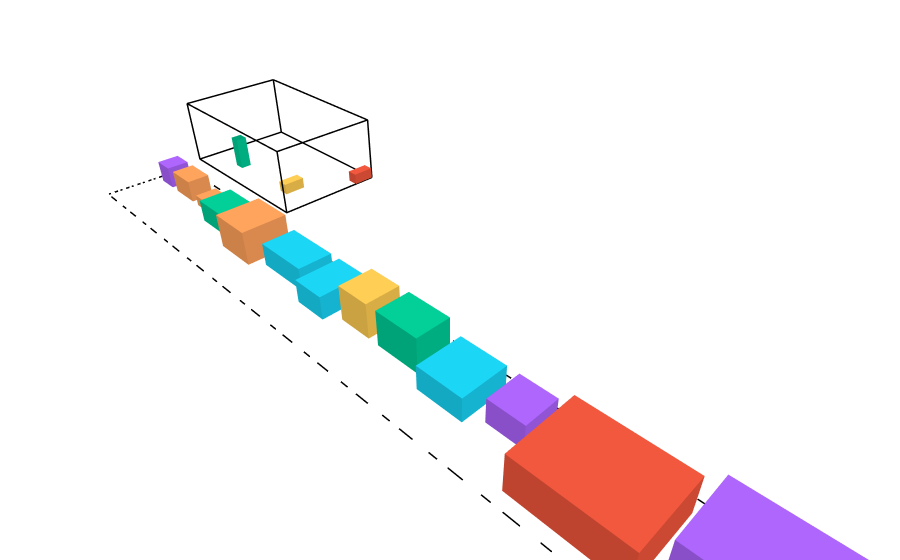

The cell this chart's notebook holds for it:
### Markdown cell above
## **Pengujian 2**

Dalam pengujian kedua, akan digunakan dataset berikut dengan $1$ truk dan $19$ paket.

### Code cell
trucks_2 = [
   Truck("T1", 10, 16, 6, 250)
]

packages_2 = [
   Package("A1", 2, 2, 2, 90, 8, False, 1),
   Package("A2", 2, 3, 2, 85, 10, False, 2),
   Package("A3", 1, 3, 1, 70, 5, True, 1),
   Package("A4", 2, 2, 1, 65, 6, False, 3),
   
   Package("B1", 3, 4, 2, 100, 18, False, 4),
   Package("B2", 4, 4, 3, 110, 22, False, 2),
   Package("B3", 3, 5, 2, 95, 20, True, 3),
   Package("B4", 4, 3, 2, 85, 16, False, 5),
   Package("B5", 3, 3, 3, 90, 19, False, 1),
   
   Package("H1", 3, 4, 3, 160, 45, False, 2),
   Package("H2", 4, 4, 2, 140, 38, False, 6),
   Package("H3", 3, 3, 2, 120, 32, True, 1),
   
   Package("T1", 6, 8, 3, 35, 42, False, 7),
   Package("T2", 5, 7, 4, 30, 38, False, 6),
   
   Package("S1", 1, 1, 1, 25, 2, False, 1),
   Package("S2", 1, 2, 1, 30, 3, False, 2),
   Package("S3", 2, 1, 1, 28, 3, True, 4),
   Package("S4", 1, 1, 2, 20, 2, False, 3),
   Package("S5", 2, 2, 1, 35, 4, False, 5)
]

initial_state_2 = State(packages_2, trucks_2, init="random_feasible")
draw_state(initial_state_2)

### Figure 1 — Plotly figure (JSON) as saved in the notebook; plotly's stock layout.template omitted (floating-point values rounded to 4 significant figures)
{"data": [{"hovertemplate": "%{hovertext}<extra></extra>", "hovertext": ["<b>ID:</b> T1<br><b>Size:</b> 10x16x6<br><b>Max_Capacity:</b> 250<br>", "<b>ID:</b> T1<br><b>Size:</b> 10x16x6<br><b>Max_Capacity:</b> 250<br>", "<b>ID:</b> T1<br><b>Size:</b> 10x16x6<br><b>Max_Capacity:</b> 250<br>", "<b>ID:</b> T1<br><b>Size:</b> 10x16x6<br><b>Max_Capacity:</b> 250<br>", "<b>ID:</b> T1<br><b>Size:</b> 10x16x6<br><b>Max_Capacity:</b> 250<br>", "<b>ID:</b> T1<br><b>Size:</b> 10x16x6<br><b>Max_Capacity:</b> 250<br>", "<b>ID:</b> T1<br><b>Size:</b> 10x16x6<br><b>Max_Capacity:</b> 250<br>", "<b>ID:</b> T1<br><b>Size:</b> 10x16x6<br><b>Max_Capacity:</b> 250<br>", "<b>ID:</b> T1<br><b>Size:</b> 10x16x6<br><b>Max_Capacity:</b> 250<br>", "<b>ID:</b> T1<br><b>Size:</b> 10x16x6<br><b>Max_Capacity:</b> 250<br>", "<b>ID:</b> T1<br><b>Size:</b> 10x16x6<br><b>Max_Capacity:</b> 250<br>", "<b>ID:</b> T1<br><b>Size:</b> 10x16x6<br><b>Max_Capacity:</b> 250<br>", "<b>ID:</b> T1<br><b>Size:</b> 10x16x6<br><b>Max_Capacity:</b> 250<br>", "<b>ID:</b> T1<br><b>Size:</b> 10x16x6<br><b>Max_Capacity:</b> 250<br>", "<b>ID:</b> T1<br><b>Size:</b> 10x16x6<br><b>Max_Capacity:</b> 250<br>", "<b>ID:</b> T1<br><b>Size:</b> 10x16x6<br><b>Max_Capacity:</b> 250<br>", "<b>ID:</b> T1<br><b>Size:</b> 10x16x6<br><b>Max_Capacity:</b> 250<br>", "<b>ID:</b> T1<br><b>Size:</b> 10x16x6<br><b>Max_Capacity:</b> 250<br>", "<b>ID:</b> T1<br><b>Size:</b> 10x16x6<br><b>Max_Capacity:</b> 250<br>", "<b>ID:</b> T1<br><b>Size:</b> 10x16x6<br><b>Max_Capacity:</b> 250<br>", "<b>ID:</b> T1<br><b>Size:</b> 10x16x6<br><b>Max_Capacity:</b> 250<br>", "<b>ID:</b> T1<br><b>Size:</b> 10x16x6<br><b>Max_Capacity:</b> 250<br>", "<b>ID:</b> T1<br><b>Size:</b> 10x16x6<br><b>Max_Capacity:</b> 250<br>", "<b>ID:</b> T1<br><b>Size:</b> 10x16x6<br><b>Max_Capacity:</b> 250<br>"], "line": {"color": "black", "width": 3}, "mode": "lines", "name": "Truck T1", "showlegend": false, "type": "scatter3d", "x": [0, 10, 10, 0, 0, null, 0, 10, 10, 0, 0, null, 0, 0, null, 10, 10, null, 10, 10, null, 0, 0, null], "y": [0, 0, 16, 16, 0, null, 0, 0, 16, 16, 0, null, 0, 0, null, 0, 0, null, 16, 16, null, 16, 16, null], "z": [0, 0, 0, 0, 0, null, 6, 6, 6, 6, 6, null, 0, 6, null, 0, 6, null, 0, 6, null, 0, 6, null]}, {"alphahull": 0, "color": "#00CC96", "flatshading": true, "hovertemplate": "%{hovertext}<extra></extra>", "hovertext": ["<b>ID:</b> A3<br><b>Position:</b> (7, 4, 0)<br><b>Size:</b> 1x1x3<br><b>Value:</b> 70<br><b>Weight:</b> 5<br><b>Is_Fragile:</b> True<br><b>ETA:</b> 1", "<b>ID:</b> A3<br><b>Position:</b> (7, 4, 0)<br><b>Size:</b> 1x1x3<br><b>Value:</b> 70<br><b>Weight:</b> 5<br><b>Is_Fragile:</b> True<br><b>ETA:</b> 1", "<b>ID:</b> A3<br><b>Position:</b> (7, 4, 0)<br><b>Size:</b> 1x1x3<br><b>Value:</b> 70<br><b>Weight:</b> 5<br><b>Is_Fragile:</b> True<br><b>ETA:</b> 1", "<b>ID:</b> A3<br><b>Position:</b> (7, 4, 0)<br><b>Size:</b> 1x1x3<br><b>Value:</b> 70<br><b>Weight:</b> 5<br><b>Is_Fragile:</b> True<br><b>ETA:</b> 1", "<b>ID:</b> A3<br><b>Position:</b> (7, 4, 0)<br><b>Size:</b> 1x1x3<br><b>Value:</b> 70<br><b>Weight:</b> 5<br><b>Is_Fragile:</b> True<br><b>ETA:</b> 1", "<b>ID:</b> A3<br><b>Position:</b> (7, 4, 0)<br><b>Size:</b> 1x1x3<br><b>Value:</b> 70<br><b>Weight:</b> 5<br><b>Is_Fragile:</b> True<br><b>ETA:</b> 1", "<b>ID:</b> A3<br><b>Position:</b> (7, 4, 0)<br><b>Size:</b> 1x1x3<br><b>Value:</b> 70<br><b>Weight:</b> 5<br><b>Is_Fragile:</b> True<br><b>ETA:</b> 1", "<b>ID:</b> A3<br><b>Position:</b> (7, 4, 0)<br><b>Size:</b> 1x1x3<br><b>Value:</b> 70<br><b>Weight:</b> 5<br><b>Is_Fragile:</b> True<br><b>ETA:</b> 1"], "name": "Package A3", "opacity": 1, "showlegend": false, "type": "mesh3d", "x": [7, 8, 8, 7, 7, 8, 8, 7], "y": [4, 4, 5, 5, 4, 4, 5, 5], "z": [0, 0, 0, 0, 3, 3, 3, 3]}, {"alphahull": 0, "color": "#FECB52", "flatshading": true, "hovertemplate": "%{hovertext}<extra></extra>", "hovertext": ["<b>ID:</b> S2<br><b>Position:</b> (6, 12, 0)<br><b>Size:</b> 2x1x1<br><b>Value:</b> 30<br><b>Weight:</b> 3<br><b>Is_Fragile:</b> False<br><b>ETA:</b> 2", "<b>ID:</b> S2<br><b>Position:</b> (6, 12, 0)<br><b>Size:</b> 2x1x1<br><b>Value:</b> 30<br><b>Weight:</b> 3<br><b>Is_Fragile:</b> False<br><b>ETA:</b> 2", "<b>ID:</b> S2<br><b>Position:</b> (6, 12, 0)<br><b>Size:</b> 2x1x1<br><b>Value:</b> 30<br><b>Weight:</b> 3<br><b>Is_Fragile:</b> False<br><b>ETA:</b> 2", "<b>ID:</b> S2<br><b>Position:</b> (6, 12, 0)<br><b>Size:</b> 2x1x1<br><b>Value:</b> 30<br><b>Weight:</b> 3<br><b>Is_Fragile:</b> False<br><b>ETA:</b> 2", "<b>ID:</b> S2<br><b>Position:</b> (6, 12, 0)<br><b>Size:</b> 2x1x1<br><b>Value:</b> 30<br><b>Weight:</b> 3<br><b>Is_Fragile:</b> False<br><b>ETA:</b> 2", "<b>ID:</b> S2<br><b>Position:</b> (6, 12, 0)<br><b>Size:</b> 2x1x1<br><b>Value:</b> 30<br><b>Weight:</b> 3<br><b>Is_Fragile:</b> False<br><b>ETA:</b> 2", "<b>ID:</b> S2<br><b>Position:</b> (6, 12, 0)<br><b>Size:</b> 2x1x1<br><b>Value:</b> 30<br><b>Weight:</b> 3<br><b>Is_Fragile:</b> False<br><b>ETA:</b> 2", "<b>ID:</b> S2<br><b>Position:</b> (6, 12, 0)<br><b>Size:</b> 2x1x1<br><b>Value:</b> 30<br><b>Weight:</b> 3<br><b>Is_Fragile:</b> False<br><b>ETA:</b> 2"], "name": "Package S2", "opacity": 1, "showlegend": false, "type": "mesh3d", "x": [6, 8, 8, 6, 6, 8, 8, 6], "y": [12, 12, 13, 13, 12, 12, 13, 13], "z": [0, 0, 0, 0, 1, 1, 1, 1]}, {"alphahull": 0, "color": "#EF553B", "flatshading": true, "hovertemplate": "%{hovertext}<extra></extra>", "hovertext": ["<b>ID:</b> S4<br><b>Position:</b> (0, 15, 0)<br><b>Size:</b> 2x1x1<br><b>Value:</b> 20<br><b>Weight:</b> 2<br><b>Is_Fragile:</b> False<br><b>ETA:</b> 3", "<b>ID:</b> S4<br><b>Position:</b> (0, 15, 0)<br><b>Size:</b> 2x1x1<br><b>Value:</b> 20<br><b>Weight:</b> 2<br><b>Is_Fragile:</b> False<br><b>ETA:</b> 3", "<b>ID:</b> S4<br><b>Position:</b> (0, 15, 0)<br><b>Size:</b> 2x1x1<br><b>Value:</b> 20<br><b>Weight:</b> 2<br><b>Is_Fragile:</b> False<br><b>ETA:</b> 3", "<b>ID:</b> S4<br><b>Position:</b> (0, 15, 0)<br><b>Size:</b> 2x1x1<br><b>Value:</b> 20<br><b>Weight:</b> 2<br><b>Is_Fragile:</b> False<br><b>ETA:</b> 3", "<b>ID:</b> S4<br><b>Position:</b> (0, 15, 0)<br><b>Size:</b> 2x1x1<br><b>Value:</b> 20<br><b>Weight:</b> 2<br><b>Is_Fragile:</b> False<br><b>ETA:</b> 3", "<b>ID:</b> S4<br><b>Position:</b> (0, 15, 0)<br><b>Size:</b> 2x1x1<br><b>Value:</b> 20<br><b>Weight:</b> 2<br><b>Is_Fragile:</b> False<br><b>ETA:</b> 3", "<b>ID:</b> S4<br><b>Position:</b> (0, 15, 0)<br><b>Size:</b> 2x1x1<br><b>Value:</b> 20<br><b>Weight:</b> 2<br><b>Is_Fragile:</b> False<br><b>ETA:</b> 3", "<b>ID:</b> S4<br><b>Position:</b> (0, 15, 0)<br><b>Size:</b> 2x1x1<br><b>Value:</b> 20<br><b>Weight:</b> 2<br><b>Is_Fragile:</b> False<br><b>ETA:</b> 3"], "name": "Package S4", "opacity": 1, "showlegend": false, "type": "mesh3d", "x": [0, 2, 2, 0, 0, 2, 2, 0], "y": [15, 15, 16, 16, 15, 15, 16, 16], "z": [0, 0, 0, 0, 1, 1, 1, 1]}, {"alphahull": 0, "color": "#AB63FA", "flatshading": true, "hovertemplate": "%{hovertext}<extra></extra>", "hovertext": ["<b>ID:</b> A1<br><b>Position:</b> (1.0, 1, 0)<br><b>Size:</b> 2x2x2<br><b>Value:</b> 90<br><b>Weight:</b> 8<br><b>Is_Fragile:</b> False<br><b>ETA:</b> 1", "<b>ID:</b> A1<br><b>Position:</b> (1.0, 1, 0)<br><b>Size:</b> 2x2x2<br><b>Value:</b> 90<br><b>Weight:</b> 8<br><b>Is_Fragile:</b> False<br><b>ETA:</b> 1", "<b>ID:</b> A1<br><b>Position:</b> (1.0, 1, 0)<br><b>Size:</b> 2x2x2<br><b>Value:</b> 90<br><b>Weight:</b> 8<br><b>Is_Fragile:</b> False<br><b>ETA:</b> 1", "<b>ID:</b> A1<br><b>Position:</b> (1.0, 1, 0)<br><b>Size:</b> 2x2x2<br><b>Value:</b> 90<br><b>Weight:</b> 8<br><b>Is_Fragile:</b> False<br><b>ETA:</b> 1", "<b>ID:</b> A1<br><b>Position:</b> (1.0, 1, 0)<br><b>Size:</b> 2x2x2<br><b>Value:</b> 90<br><b>Weight:</b> 8<br><b>Is_Fragile:</b> False<br><b>ETA:</b> 1", "<b>ID:</b> A1<br><b>Position:</b> (1.0, 1, 0)<br><b>Size:</b> 2x2x2<br><b>Value:</b> 90<br><b>Weight:</b> 8<br><b>Is_Fragile:</b> False<br><b>ETA:</b> 1", "<b>ID:</b> A1<br><b>Position:</b> (1.0, 1, 0)<br><b>Size:</b> 2x2x2<br><b>Value:</b> 90<br><b>Weight:</b> 8<br><b>Is_Fragile:</b> False<br><b>ETA:</b> 1", "<b>ID:</b> A1<br><b>Position:</b> (1.0, 1, 0)<br><b>Size:</b> 2x2x2<br><b>Value:</b> 90<br><b>Weight:</b> 8<br><b>Is_Fragile:</b> False<br><b>ETA:</b> 1"], "name": "Package A1", "opacity": 1, "showlegend": false, "type": "mesh3d", "x": [13, 15, 15, 13, 13, 15, 15, 13], "y": [2, 2, 4, 4, 2, 2, 4, 4], "z": [0, 0, 0, 0, 2, 2, 2, 2]}, {"alphahull": 0, "color": "#FFA15A", "flatshading": true, "hovertemplate": "%{hovertext}<extra></extra>", "hovertext": ["<b>ID:</b> A2<br><b>Position:</b> (1.0, 4, 0)<br><b>Size:</b> 2x3x2<br><b>Value:</b> 85<br><b>Weight:</b> 10<br><b>Is_Fragile:</b> False<br><b>ETA:</b> 2", "<b>ID:</b> A2<br><b>Position:</b> (1.0, 4, 0)<br><b>Size:</b> 2x3x2<br><b>Value:</b> 85<br><b>Weight:</b> 10<br><b>Is_Fragile:</b> False<br><b>ETA:</b> 2", "<b>ID:</b> A2<br><b>Position:</b> (1.0, 4, 0)<br><b>Size:</b> 2x3x2<br><b>Value:</b> 85<br><b>Weight:</b> 10<br><b>Is_Fragile:</b> False<br><b>ETA:</b> 2", "<b>ID:</b> A2<br><b>Position:</b> (1.0, 4, 0)<br><b>Size:</b> 2x3x2<br><b>Value:</b> 85<br><b>Weight:</b> 10<br><b>Is_Fragile:</b> False<br><b>ETA:</b> 2", "<b>ID:</b> A2<br><b>Position:</b> (1.0, 4, 0)<br><b>Size:</b> 2x3x2<br><b>Value:</b> 85<br><b>Weight:</b> 10<br><b>Is_Fragile:</b> False<br><b>ETA:</b> 2", "<b>ID:</b> A2<br><b>Position:</b> (1.0, 4, 0)<br><b>Size:</b> 2x3x2<br><b>Value:</b> 85<br><b>Weight:</b> 10<br><b>Is_Fragile:</b> False<br><b>ETA:</b> 2", "<b>ID:</b> A2<br><b>Position:</b> (1.0, 4, 0)<br><b>Size:</b> 2x3x2<br><b>Value:</b> 85<br><b>Weight:</b> 10<br><b>Is_Fragile:</b> False<br><b>ETA:</b> 2", "<b>ID:</b> A2<br><b>Position:</b> (1.0, 4, 0)<br><b>Size:</b> 2x3x2<br><b>Value:</b> 85<br><b>Weight:</b> 10<br><b>Is_Fragile:</b> False<br><b>ETA:</b> 2"], "name": "Package A2", "opacity": 1, "showlegend": false, "type": "mesh3d", "x": [13, 15, 15, 13, 13, 15, 15, 13], "y": [5, 5, 8, 8, 5, 5, 8, 8], "z": [0, 0, 0, 0, 2, 2, 2, 2]}, {"alphahull": 0, "color": "#FFA15A", "flatshading": true, "hovertemplate": "%{hovertext}<extra></extra>", "hovertext": ["<b>ID:</b> A4<br><b>Position:</b> (1.0, 8, 0)<br><b>Size:</b> 2x2x1<br><b>Value:</b> 65<br><b>Weight:</b> 6<br><b>Is_Fragile:</b> False<br><b>ETA:</b> 3", "<b>ID:</b> A4<br><b>Position:</b> (1.0, 8, 0)<br><b>Size:</b> 2x2x1<br><b>Value:</b> 65<br><b>Weight:</b> 6<br><b>Is_Fragile:</b> False<br><b>ETA:</b> 3", "<b>ID:</b> A4<br><b>Position:</b> (1.0, 8, 0)<br><b>Size:</b> 2x2x1<br><b>Value:</b> 65<br><b>Weight:</b> 6<br><b>Is_Fragile:</b> False<br><b>ETA:</b> 3", "<b>ID:</b> A4<br><b>Position:</b> (1.0, 8, 0)<br><b>Size:</b> 2x2x1<br><b>Value:</b> 65<br><b>Weight:</b> 6<br><b>Is_Fragile:</b> False<br><b>ETA:</b> 3", "<b>ID:</b> A4<br><b>Position:</b> (1.0, 8, 0)<br><b>Size:</b> 2x2x1<br><b>Value:</b> 65<br><b>Weight:</b> 6<br><b>Is_Fragile:</b> False<br><b>ETA:</b> 3", "<b>ID:</b> A4<br><b>Position:</b> (1.0, 8, 0)<br><b>Size:</b> 2x2x1<br><b>Value:</b> 65<br><b>Weight:</b> 6<br><b>Is_Fragile:</b> False<br><b>ETA:</b> 3", "<b>ID:</b> A4<br><b>Position:</b> (1.0, 8, 0)<br><b>Size:</b> 2x2x1<br><b>Value:</b> 65<br><b>Weight:</b> 6<br><b>Is_Fragile:</b> False<br><b>ETA:</b> 3", "<b>ID:</b> A4<br><b>Position:</b> (1.0, 8, 0)<br><b>Size:</b> 2x2x1<br><b>Value:</b> 65<br><b>Weight:</b> 6<br><b>Is_Fragile:</b> False<br><b>ETA:</b> 3"], "name": "Package A4", "opacity": 1, "showlegend": false, "type": "mesh3d", "x": [13, 15, 15, 13, 13, 15, 15, 13], "y": [9, 9, 11, 11, 9, 9, 11, 11], "z": [0, 0, 0, 0, 1, 1, 1, 1]}, {"alphahull": 0, "color": "#00CC96", "flatshading": true, "hovertemplate": "%{hovertext}<extra></extra>", "hovertext": ["<b>ID:</b> B1<br><b>Position:</b> (1.0, 11, 0)<br><b>Size:</b> 3x4x2<br><b>Value:</b> 100<br><b>Weight:</b> 18<br><b>Is_Fragile:</b> False<br><b>ETA:</b> 4", "<b>ID:</b> B1<br><b>Position:</b> (1.0, 11, 0)<br><b>Size:</b> 3x4x2<br><b>Value:</b> 100<br><b>Weight:</b> 18<br><b>Is_Fragile:</b> False<br><b>ETA:</b> 4", "<b>ID:</b> B1<br><b>Position:</b> (1.0, 11, 0)<br><b>Size:</b> 3x4x2<br><b>Value:</b> 100<br><b>Weight:</b> 18<br><b>Is_Fragile:</b> False<br><b>ETA:</b> 4", "<b>ID:</b> B1<br><b>Position:</b> (1.0, 11, 0)<br><b>Size:</b> 3x4x2<br><b>Value:</b> 100<br><b>Weight:</b> 18<br><b>Is_Fragile:</b> False<br><b>ETA:</b> 4", "<b>ID:</b> B1<br><b>Position:</b> (1.0, 11, 0)<br><b>Size:</b> 3x4x2<br><b>Value:</b> 100<br><b>Weight:</b> 18<br><b>Is_Fragile:</b> False<br><b>ETA:</b> 4", "<b>ID:</b> B1<br><b>Position:</b> (1.0, 11, 0)<br><b>Size:</b> 3x4x2<br><b>Value:</b> 100<br><b>Weight:</b> 18<br><b>Is_Fragile:</b> False<br><b>ETA:</b> 4", "<b>ID:</b> B1<br><b>Position:</b> (1.0, 11, 0)<br><b>Size:</b> 3x4x2<br><b>Value:</b> 100<br><b>Weight:</b> 18<br><b>Is_Fragile:</b> False<br><b>ETA:</b> 4", "<b>ID:</b> B1<br><b>Position:</b> (1.0, 11, 0)<br><b>Size:</b> 3x4x2<br><b>Value:</b> 100<br><b>Weight:</b> 18<br><b>Is_Fragile:</b> False<br><b>ETA:</b> 4"], "name": "Package B1", "opacity": 1, "showlegend": false, "type": "mesh3d", "x": [13, 16, 16, 13, 13, 16, 16, 13], "y": [12, 12, 16, 16, 12, 12, 16, 16], "z": [0, 0, 0, 0, 2, 2, 2, 2]}, {"alphahull": 0, "color": "#FFA15A", "flatshading": true, "hovertemplate": "%{hovertext}<extra></extra>", "hovertext": ["<b>ID:</b> B2<br><b>Position:</b> (1.0, 16, 0)<br><b>Size:</b> 4x4x3<br><b>Value:</b> 110<br><b>Weight:</b> 22<br><b>Is_Fragile:</b> False<br><b>ETA:</b> 2", "<b>ID:</b> B2<br><b>Position:</b> (1.0, 16, 0)<br><b>Size:</b> 4x4x3<br><b>Value:</b> 110<br><b>Weight:</b> 22<br><b>Is_Fragile:</b> False<br><b>ETA:</b> 2", "<b>ID:</b> B2<br><b>Position:</b> (1.0, 16, 0)<br><b>Size:</b> 4x4x3<br><b>Value:</b> 110<br><b>Weight:</b> 22<br><b>Is_Fragile:</b> False<br><b>ETA:</b> 2", "<b>ID:</b> B2<br><b>Position:</b> (1.0, 16, 0)<br><b>Size:</b> 4x4x3<br><b>Value:</b> 110<br><b>Weight:</b> 22<br><b>Is_Fragile:</b> False<br><b>ETA:</b> 2", "<b>ID:</b> B2<br><b>Position:</b> (1.0, 16, 0)<br><b>Size:</b> 4x4x3<br><b>Value:</b> 110<br><b>Weight:</b> 22<br><b>Is_Fragile:</b> False<br><b>ETA:</b> 2", "<b>ID:</b> B2<br><b>Position:</b> (1.0, 16, 0)<br><b>Size:</b> 4x4x3<br><b>Value:</b> 110<br><b>Weight:</b> 22<br><b>Is_Fragile:</b> False<br><b>ETA:</b> 2", "<b>ID:</b> B2<br><b>Position:</b> (1.0, 16, 0)<br><b>Size:</b> 4x4x3<br><b>Value:</b> 110<br><b>Weight:</b> 22<br><b>Is_Fragile:</b> False<br><b>ETA:</b> 2", "<b>ID:</b> B2<br><b>Position:</b> (1.0, 16, 0)<br><b>Size:</b> 4x4x3<br><b>Value:</b> 110<br><b>Weight:</b> 22<br><b>Is_Fragile:</b> False<br><b>ETA:</b> 2"], "name": "Package B2", "opacity": 1, "showlegend": false, "type": "mesh3d", "x": [13, 17, 17, 13, 13, 17, 17, 13], "y": [17, 17, 21, 21, 17, 17, 21, 21], "z": [0, 0, 0, 0, 3, 3, 3, 3]}, {"alphahull": 0, "color": "#19D3F3", "flatshading": true, "hovertemplate": "%{hovertext}<extra></extra>", "hovertext": ["<b>ID:</b> B3<br><b>Position:</b> (1.0, 21, 0)<br><b>Size:</b> 3x5x2<br><b>Value:</b> 95<br><b>Weight:</b> 20<br><b>Is_Fragile:</b> True<br><b>ETA:</b> 3", "<b>ID:</b> B3<br><b>Position:</b> (1.0, 21, 0)<br><b>Size:</b> 3x5x2<br><b>Value:</b> 95<br><b>Weight:</b> 20<br><b>Is_Fragile:</b> True<br><b>ETA:</b> 3", "<b>ID:</b> B3<br><b>Position:</b> (1.0, 21, 0)<br><b>Size:</b> 3x5x2<br><b>Value:</b> 95<br><b>Weight:</b> 20<br><b>Is_Fragile:</b> True<br><b>ETA:</b> 3", "<b>ID:</b> B3<br><b>Position:</b> (1.0, 21, 0)<br><b>Size:</b> 3x5x2<br><b>Value:</b> 95<br><b>Weight:</b> 20<br><b>Is_Fragile:</b> True<br><b>ETA:</b> 3", "<b>ID:</b> B3<br><b>Position:</b> (1.0, 21, 0)<br><b>Size:</b> 3x5x2<br><b>Value:</b> 95<br><b>Weight:</b> 20<br><b>Is_Fragile:</b> True<br><b>ETA:</b> 3", "<b>ID:</b> B3<br><b>Position:</b> (1.0, 21, 0)<br><b>Size:</b> 3x5x2<br><b>Value:</b> 95<br><b>Weight:</b> 20<br><b>Is_Fragile:</b> True<br><b>ETA:</b> 3", "<b>ID:</b> B3<br><b>Position:</b> (1.0, 21, 0)<br><b>Size:</b> 3x5x2<br><b>Value:</b> 95<br><b>Weight:</b> 20<br><b>Is_Fragile:</b> True<br><b>ETA:</b> 3", "<b>ID:</b> B3<br><b>Position:</b> (1.0, 21, 0)<br><b>Size:</b> 3x5x2<br><b>Value:</b> 95<br><b>Weight:</b> 20<br><b>Is_Fragile:</b> True<br><b>ETA:</b> 3"], "name": "Package B3", "opacity": 1, "showlegend": false, "type": "mesh3d", "x": [13, 16, 16, 13, 13, 16, 16, 13], "y": [22, 22, 27, 27, 22, 22, 27, 27], "z": [0, 0, 0, 0, 2, 2, 2, 2]}, {"alphahull": 0, "color": "#19D3F3", "flatshading": true, "hovertemplate": "%{hovertext}<extra></extra>", "hovertext": ["<b>ID:</b> B4<br><b>Position:</b> (1.0, 27, 0)<br><b>Size:</b> 4x3x2<br><b>Value:</b> 85<br><b>Weight:</b> 16<br><b>Is_Fragile:</b> False<br><b>ETA:</b> 5", "<b>ID:</b> B4<br><b>Position:</b> (1.0, 27, 0)<br><b>Size:</b> 4x3x2<br><b>Value:</b> 85<br><b>Weight:</b> 16<br><b>Is_Fragile:</b> False<br><b>ETA:</b> 5", "<b>ID:</b> B4<br><b>Position:</b> (1.0, 27, 0)<br><b>Size:</b> 4x3x2<br><b>Value:</b> 85<br><b>Weight:</b> 16<br><b>Is_Fragile:</b> False<br><b>ETA:</b> 5", "<b>ID:</b> B4<br><b>Position:</b> (1.0, 27, 0)<br><b>Size:</b> 4x3x2<br><b>Value:</b> 85<br><b>Weight:</b> 16<br><b>Is_Fragile:</b> False<br><b>ETA:</b> 5", "<b>ID:</b> B4<br><b>Position:</b> (1.0, 27, 0)<br><b>Size:</b> 4x3x2<br><b>Value:</b> 85<br><b>Weight:</b> 16<br><b>Is_Fragile:</b> False<br><b>ETA:</b> 5", "<b>ID:</b> B4<br><b>Position:</b> (1.0, 27, 0)<br><b>Size:</b> 4x3x2<br><b>Value:</b> 85<br><b>Weight:</b> 16<br><b>Is_Fragile:</b> False<br><b>ETA:</b> 5", "<b>ID:</b> B4<br><b>Position:</b> (1.0, 27, 0)<br><b>Size:</b> 4x3x2<br><b>Value:</b> 85<br><b>Weight:</b> 16<br><b>Is_Fragile:</b> False<br><b>ETA:</b> 5", "<b>ID:</b> B4<br><b>Position:</b> (1.0, 27, 0)<br><b>Size:</b> 4x3x2<br><b>Value:</b> 85<br><b>Weight:</b> 16<br><b>Is_Fragile:</b> False<br><b>ETA:</b> 5"], "name": "Package B4", "opacity": 1, "showlegend": false, "type": "mesh3d", "x": [13, 17, 17, 13, 13, 17, 17, 13], "y": [28, 28, 31, 31, 28, 28, 31, 31], "z": [0, 0, 0, 0, 2, 2, 2, 2]}, {"alphahull": 0, "color": "#FECB52", "flatshading": true, "hovertemplate": "%{hovertext}<extra></extra>", "hovertext": ["<b>ID:</b> B5<br><b>Position:</b> (1.0, 31, 0)<br><b>Size:</b> 3x3x3<br><b>Value:</b> 90<br><b>Weight:</b> 19<br><b>Is_Fragile:</b> False<br><b>ETA:</b> 1", "<b>ID:</b> B5<br><b>Position:</b> (1.0, 31, 0)<br><b>Size:</b> 3x3x3<br><b>Value:</b> 90<br><b>Weight:</b> 19<br><b>Is_Fragile:</b> False<br><b>ETA:</b> 1", "<b>ID:</b> B5<br><b>Position:</b> (1.0, 31, 0)<br><b>Size:</b> 3x3x3<br><b>Value:</b> 90<br><b>Weight:</b> 19<br><b>Is_Fragile:</b> False<br><b>ETA:</b> 1", "<b>ID:</b> B5<br><b>Position:</b> (1.0, 31, 0)<br><b>Size:</b> 3x3x3<br><b>Value:</b> 90<br><b>Weight:</b> 19<br><b>Is_Fragile:</b> False<br><b>ETA:</b> 1", "<b>ID:</b> B5<br><b>Position:</b> (1.0, 31, 0)<br><b>Size:</b> 3x3x3<br><b>Value:</b> 90<br><b>Weight:</b> 19<br><b>Is_Fragile:</b> False<br><b>ETA:</b> 1", "<b>ID:</b> B5<br><b>Position:</b> (1.0, 31, 0)<br><b>Size:</b> 3x3x3<br><b>Value:</b> 90<br><b>Weight:</b> 19<br><b>Is_Fragile:</b> False<br><b>ETA:</b> 1", "<b>ID:</b> B5<br><b>Position:</b> (1.0, 31, 0)<br><b>Size:</b> 3x3x3<br><b>Value:</b> 90<br><b>Weight:</b> 19<br><b>Is_Fragile:</b> False<br><b>ETA:</b> 1", "<b>ID:</b> B5<br><b>Position:</b> (1.0, 31, 0)<br><b>Size:</b> 3x3x3<br><b>Value:</b> 90<br><b>Weight:</b> 19<br><b>Is_Fragile:</b> False<br><b>ETA:</b> 1"], "name": "Package B5", "opacity": 1, "showlegend": false, "type": "mesh3d", "x": [13, 16, 16, 13, 13, 16, 16, 13], "y": [32, 32, 35, 35, 32, 32, 35, 35], "z": [0, 0, 0, 0, 3, 3, 3, 3]}, {"alphahull": 0, "color": "#00CC96", "flatshading": true, "hovertemplate": "%{hovertext}<extra></extra>", "hovertext": ["<b>ID:</b> H1<br><b>Position:</b> (1.0, 35, 0)<br><b>Size:</b> 3x4x3<br><b>Value:</b> 160<br><b>Weight:</b> 45<br><b>Is_Fragile:</b> False<br><b>ETA:</b> 2", "<b>ID:</b> H1<br><b>Position:</b> (1.0, 35, 0)<br><b>Size:</b> 3x4x3<br><b>Value:</b> 160<br><b>Weight:</b> 45<br><b>Is_Fragile:</b> False<br><b>ETA:</b> 2", "<b>ID:</b> H1<br><b>Position:</b> (1.0, 35, 0)<br><b>Size:</b> 3x4x3<br><b>Value:</b> 160<br><b>Weight:</b> 45<br><b>Is_Fragile:</b> False<br><b>ETA:</b> 2", "<b>ID:</b> H1<br><b>Position:</b> (1.0, 35, 0)<br><b>Size:</b> 3x4x3<br><b>Value:</b> 160<br><b>Weight:</b> 45<br><b>Is_Fragile:</b> False<br><b>ETA:</b> 2", "<b>ID:</b> H1<br><b>Position:</b> (1.0, 35, 0)<br><b>Size:</b> 3x4x3<br><b>Value:</b> 160<br><b>Weight:</b> 45<br><b>Is_Fragile:</b> False<br><b>ETA:</b> 2", "<b>ID:</b> H1<br><b>Position:</b> (1.0, 35, 0)<br><b>Size:</b> 3x4x3<br><b>Value:</b> 160<br><b>Weight:</b> 45<br><b>Is_Fragile:</b> False<br><b>ETA:</b> 2", "<b>ID:</b> H1<br><b>Position:</b> (1.0, 35, 0)<br><b>Size:</b> 3x4x3<br><b>Value:</b> 160<br><b>Weight:</b> 45<br><b>Is_Fragile:</b> False<br><b>ETA:</b> 2", "<b>ID:</b> H1<br><b>Position:</b> (1.0, 35, 0)<br><b>Size:</b> 3x4x3<br><b>Value:</b> 160<br><b>Weight:</b> 45<br><b>Is_Fragile:</b> False<br><b>ETA:</b> 2"], "name": "Package H1", "opacity": 1, "showlegend": false, "type": "mesh3d", "x": [13, 16, 16, 13, 13, 16, 16, 13], "y": [36, 36, 40, 40, 36, 36, 40, 40], "z": [0, 0, 0, 0, 3, 3, 3, 3]}, {"alphahull": 0, "color": "#19D3F3", "flatshading": true, "hovertemplate": "%{hovertext}<extra></extra>", "hovertext": ["<b>ID:</b> H2<br><b>Position:</b> (1.0, 40, 0)<br><b>Size:</b> 4x4x2<br><b>Value:</b> 140<br><b>Weight:</b> 38<br><b>Is_Fragile:</b> False<br><b>ETA:</b> 6", "<b>ID:</b> H2<br><b>Position:</b> (1.0, 40, 0)<br><b>Size:</b> 4x4x2<br><b>Value:</b> 140<br><b>Weight:</b> 38<br><b>Is_Fragile:</b> False<br><b>ETA:</b> 6", "<b>ID:</b> H2<br><b>Position:</b> (1.0, 40, 0)<br><b>Size:</b> 4x4x2<br><b>Value:</b> 140<br><b>Weight:</b> 38<br><b>Is_Fragile:</b> False<br><b>ETA:</b> 6", "<b>ID:</b> H2<br><b>Position:</b> (1.0, 40, 0)<br><b>Size:</b> 4x4x2<br><b>Value:</b> 140<br><b>Weight:</b> 38<br><b>Is_Fragile:</b> False<br><b>ETA:</b> 6", "<b>ID:</b> H2<br><b>Position:</b> (1.0, 40, 0)<br><b>Size:</b> 4x4x2<br><b>Value:</b> 140<br><b>Weight:</b> 38<br><b>Is_Fragile:</b> False<br><b>ETA:</b> 6", "<b>ID:</b> H2<br><b>Position:</b> (1.0, 40, 0)<br><b>Size:</b> 4x4x2<br><b>Value:</b> 140<br><b>Weight:</b> 38<br><b>Is_Fragile:</b> False<br><b>ETA:</b> 6", "<b>ID:</b> H2<br><b>Position:</b> (1.0, 40, 0)<br><b>Size:</b> 4x4x2<br><b>Value:</b> 140<br><b>Weight:</b> 38<br><b>Is_Fragile:</b> False<br><b>ETA:</b> 6", "<b>ID:</b> H2<br><b>Position:</b> (1.0, 40, 0)<br><b>Size:</b> 4x4x2<br><b>Value:</b> 140<br><b>Weight:</b> 38<br><b>Is_Fragile:</b> False<br><b>ETA:</b> 6"], "name": "Package H2", "opacity": 1, "showlegend": false, "type": "mesh3d", "x": [13, 17, 17, 13, 13, 17, 17, 13], "y": [41, 41, 45, 45, 41, 41, 45, 45], "z": [0, 0, 0, 0, 2, 2, 2, 2]}, {"alphahull": 0, "color": "#AB63FA", "flatshading": true, "hovertemplate": "%{hovertext}<extra></extra>", "hovertext": ["<b>ID:</b> H3<br><b>Position:</b> (1.0, 45, 0)<br><b>Size:</b> 3x3x2<br><b>Value:</b> 120<br><b>Weight:</b> 32<br><b>Is_Fragile:</b> True<br><b>ETA:</b> 1", "<b>ID:</b> H3<br><b>Position:</b> (1.0, 45, 0)<br><b>Size:</b> 3x3x2<br><b>Value:</b> 120<br><b>Weight:</b> 32<br><b>Is_Fragile:</b> True<br><b>ETA:</b> 1", "<b>ID:</b> H3<br><b>Position:</b> (1.0, 45, 0)<br><b>Size:</b> 3x3x2<br><b>Value:</b> 120<br><b>Weight:</b> 32<br><b>Is_Fragile:</b> True<br><b>ETA:</b> 1", "<b>ID:</b> H3<br><b>Position:</b> (1.0, 45, 0)<br><b>Size:</b> 3x3x2<br><b>Value:</b> 120<br><b>Weight:</b> 32<br><b>Is_Fragile:</b> True<br><b>ETA:</b> 1", "<b>ID:</b> H3<br><b>Position:</b> (1.0, 45, 0)<br><b>Size:</b> 3x3x2<br><b>Value:</b> 120<br><b>Weight:</b> 32<br><b>Is_Fragile:</b> True<br><b>ETA:</b> 1", "<b>ID:</b> H3<br><b>Position:</b> (1.0, 45, 0)<br><b>Size:</b> 3x3x2<br><b>Value:</b> 120<br><b>Weight:</b> 32<br><b>Is_Fragile:</b> True<br><b>ETA:</b> 1", "<b>ID:</b> H3<br><b>Position:</b> (1.0, 45, 0)<br><b>Size:</b> 3x3x2<br><b>Value:</b> 120<br><b>Weight:</b> 32<br><b>Is_Fragile:</b> True<br><b>ETA:</b> 1", "<b>ID:</b> H3<br><b>Position:</b> (1.0, 45, 0)<br><b>Size:</b> 3x3x2<br><b>Value:</b> 120<br><b>Weight:</b> 32<br><b>Is_Fragile:</b> True<br><b>ETA:</b> 1"], "name": "Package H3", "opacity": 1, "showlegend": false, "type": "mesh3d", "x": [13, 16, 16, 13, 13, 16, 16, 13], "y": [46, 46, 49, 49, 46, 46, 49, 49], "z": [0, 0, 0, 0, 2, 2, 2, 2]}, {"alphahull": 0, "color": "#EF553B", "flatshading": true, "hovertemplate": "%{hovertext}<extra></extra>", "hovertext": ["<b>ID:</b> T1<br><b>Position:</b> (1.0, 49, 0)<br><b>Size:</b> 6x8x3<br><b>Value:</b> 35<br><b>Weight:</b> 42<br><b>Is_Fragile:</b> False<br><b>ETA:</b> 7", "<b>ID:</b> T1<br><b>Position:</b> (1.0, 49, 0)<br><b>Size:</b> 6x8x3<br><b>Value:</b> 35<br><b>Weight:</b> 42<br><b>Is_Fragile:</b> False<br><b>ETA:</b> 7", "<b>ID:</b> T1<br><b>Position:</b> (1.0, 49, 0)<br><b>Size:</b> 6x8x3<br><b>Value:</b> 35<br><b>Weight:</b> 42<br><b>Is_Fragile:</b> False<br><b>ETA:</b> 7", "<b>ID:</b> T1<br><b>Position:</b> (1.0, 49, 0)<br><b>Size:</b> 6x8x3<br><b>Value:</b> 35<br><b>Weight:</b> 42<br><b>Is_Fragile:</b> False<br><b>ETA:</b> 7", "<b>ID:</b> T1<br><b>Position:</b> (1.0, 49, 0)<br><b>Size:</b> 6x8x3<br><b>Value:</b> 35<br><b>Weight:</b> 42<br><b>Is_Fragile:</b> False<br><b>ETA:</b> 7", "<b>ID:</b> T1<br><b>Position:</b> (1.0, 49, 0)<br><b>Size:</b> 6x8x3<br><b>Value:</b> 35<br><b>Weight:</b> 42<br><b>Is_Fragile:</b> False<br><b>ETA:</b> 7", "<b>ID:</b> T1<br><b>Position:</b> (1.0, 49, 0)<br><b>Size:</b> 6x8x3<br><b>Value:</b> 35<br><b>Weight:</b> 42<br><b>Is_Fragile:</b> False<br><b>ETA:</b> 7", "<b>ID:</b> T1<br><b>Position:</b> (1.0, 49, 0)<br><b>Size:</b> 6x8x3<br><b>Value:</b> 35<br><b>Weight:</b> 42<br><b>Is_Fragile:</b> False<br><b>ETA:</b> 7"], "name": "Package T1", "opacity": 1, "showlegend": false, "type": "mesh3d", "x": [13, 19, 19, 13, 13, 19, 19, 13], "y": [50, 50, 58, 58, 50, 50, 58, 58], "z": [0, 0, 0, 0, 3, 3, 3, 3]}, {"alphahull": 0, "color": "#AB63FA", "flatshading": true, "hovertemplate": "%{hovertext}<extra></extra>", "hovertext": ["<b>ID:</b> T2<br><b>Position:</b> (1.0, 58, 0)<br><b>Size:</b> 5x7x4<br><b>Value:</b> 30<br><b>Weight:</b> 38<br><b>Is_Fragile:</b> False<br><b>ETA:</b> 6", "<b>ID:</b> T2<br><b>Position:</b> (1.0, 58, 0)<br><b>Size:</b> 5x7x4<br><b>Value:</b> 30<br><b>Weight:</b> 38<br><b>Is_Fragile:</b> False<br><b>ETA:</b> 6", "<b>ID:</b> T2<br><b>Position:</b> (1.0, 58, 0)<br><b>Size:</b> 5x7x4<br><b>Value:</b> 30<br><b>Weight:</b> 38<br><b>Is_Fragile:</b> False<br><b>ETA:</b> 6", "<b>ID:</b> T2<br><b>Position:</b> (1.0, 58, 0)<br><b>Size:</b> 5x7x4<br><b>Value:</b> 30<br><b>Weight:</b> 38<br><b>Is_Fragile:</b> False<br><b>ETA:</b> 6", "<b>ID:</b> T2<br><b>Position:</b> (1.0, 58, 0)<br><b>Size:</b> 5x7x4<br><b>Value:</b> 30<br><b>Weight:</b> 38<br><b>Is_Fragile:</b> False<br><b>ETA:</b> 6", "<b>ID:</b> T2<br><b>Position:</b> (1.0, 58, 0)<br><b>Size:</b> 5x7x4<br><b>Value:</b> 30<br><b>Weight:</b> 38<br><b>Is_Fragile:</b> False<br><b>ETA:</b> 6", "<b>ID:</b> T2<br><b>Position:</b> (1.0, 58, 0)<br><b>Size:</b> 5x7x4<br><b>Value:</b> 30<br><b>Weight:</b> 38<br><b>Is_Fragile:</b> False<br><b>ETA:</b> 6", "<b>ID:</b> T2<br><b>Position:</b> (1.0, 58, 0)<br><b>Size:</b> 5x7x4<br><b>Value:</b> 30<br><b>Weight:</b> 38<br><b>Is_Fragile:</b> False<br><b>ETA:</b> 6"], "name": "Package T2", "opacity": 1, "showlegend": false, "type": "mesh3d", "x": [13, 18, 18, 13, 13, 18, 18, 13], "y": [59, 59, 66, 66, 59, 59, 66, 66], "z": [0, 0, 0, 0, 4, 4, 4, 4]}, {"alphahull": 0, "color": "#636EFA", "flatshading": true, "hovertemplate": "%{hovertext}<extra></extra>", "hovertext": ["<b>ID:</b> S1<br><b>Position:</b> (1.0, 66, 0)<br><b>Size:</b> 1x1x1<br><b>Value:</b> 25<br><b>Weight:</b> 2<br><b>Is_Fragile:</b> False<br><b>ETA:</b> 1", "<b>ID:</b> S1<br><b>Position:</b> (1.0, 66, 0)<br><b>Size:</b> 1x1x1<br><b>Value:</b> 25<br><b>Weight:</b> 2<br><b>Is_Fragile:</b> False<br><b>ETA:</b> 1", "<b>ID:</b> S1<br><b>Position:</b> (1.0, 66, 0)<br><b>Size:</b> 1x1x1<br><b>Value:</b> 25<br><b>Weight:</b> 2<br><b>Is_Fragile:</b> False<br><b>ETA:</b> 1", "<b>ID:</b> S1<br><b>Position:</b> (1.0, 66, 0)<br><b>Size:</b> 1x1x1<br><b>Value:</b> 25<br><b>Weight:</b> 2<br><b>Is_Fragile:</b> False<br><b>ETA:</b> 1", "<b>ID:</b> S1<br><b>Position:</b> (1.0, 66, 0)<br><b>Size:</b> 1x1x1<br><b>Value:</b> 25<br><b>Weight:</b> 2<br><b>Is_Fragile:</b> False<br><b>ETA:</b> 1", "<b>ID:</b> S1<br><b>Position:</b> (1.0, 66, 0)<br><b>Size:</b> 1x1x1<br><b>Value:</b> 25<br><b>Weight:</b> 2<br><b>Is_Fragile:</b> False<br><b>ETA:</b> 1", "<b>ID:</b> S1<br><b>Position:</b> (1.0, 66, 0)<br><b>Size:</b> 1x1x1<br><b>Value:</b> 25<br><b>Weight:</b> 2<br><b>Is_Fragile:</b> False<br><b>ETA:</b> 1", "<b>ID:</b> S1<br><b>Position:</b> (1.0, 66, 0)<br><b>Size:</b> 1x1x1<br><b>Value:</b> 25<br><b>Weight:</b> 2<br><b>Is_Fragile:</b> False<br><b>ETA:</b> 1"], "name": "Package S1", "opacity": 1, "showlegend": false, "type": "mesh3d", "x": [13, 14, 14, 13, 13, 14, 14, 13], "y": [67, 67, 68, 68, 67, 67, 68, 68], "z": [0, 0, 0, 0, 1, 1, 1, 1]}, {"alphahull": 0, "color": "#636EFA", "flatshading": true, "hovertemplate": "%{hovertext}<extra></extra>", "hovertext": ["<b>ID:</b> S3<br><b>Position:</b> (1.0, 68, 0)<br><b>Size:</b> 2x1x1<br><b>Value:</b> 28<br><b>Weight:</b> 3<br><b>Is_Fragile:</b> True<br><b>ETA:</b> 4", "<b>ID:</b> S3<br><b>Position:</b> (1.0, 68, 0)<br><b>Size:</b> 2x1x1<br><b>Value:</b> 28<br><b>Weight:</b> 3<br><b>Is_Fragile:</b> True<br><b>ETA:</b> 4", "<b>ID:</b> S3<br><b>Position:</b> (1.0, 68, 0)<br><b>Size:</b> 2x1x1<br><b>Value:</b> 28<br><b>Weight:</b> 3<br><b>Is_Fragile:</b> True<br><b>ETA:</b> 4", "<b>ID:</b> S3<br><b>Position:</b> (1.0, 68, 0)<br><b>Size:</b> 2x1x1<br><b>Value:</b> 28<br><b>Weight:</b> 3<br><b>Is_Fragile:</b> True<br><b>ETA:</b> 4", "<b>ID:</b> S3<br><b>Position:</b> (1.0, 68, 0)<br><b>Size:</b> 2x1x1<br><b>Value:</b> 28<br><b>Weight:</b> 3<br><b>Is_Fragile:</b> True<br><b>ETA:</b> 4", "<b>ID:</b> S3<br><b>Position:</b> (1.0, 68, 0)<br><b>Size:</b> 2x1x1<br><b>Value:</b> 28<br><b>Weight:</b> 3<br><b>Is_Fragile:</b> True<br><b>ETA:</b> 4", "<b>ID:</b> S3<br><b>Position:</b> (1.0, 68, 0)<br><b>Size:</b> 2x1x1<br><b>Value:</b> 28<br><b>Weight:</b> 3<br><b>Is_Fragile:</b> True<br><b>ETA:</b> 4", "<b>ID:</b> S3<br><b>Position:</b> (1.0, 68, 0)<br><b>Size:</b> 2x1x1<br><b>Value:</b> 28<br><b>Weight:</b> 3<br><b>Is_Fragile:</b> True<br><b>ETA:</b> 4"], "name": "Package S3", "opacity": 1, "showlegend": false, "type": "mesh3d", "x": [13, 15, 15, 13, 13, 15, 15, 13], "y": [69, 69, 70, 70, 69, 69, 70, 70], "z": [0, 0, 0, 0, 1, 1, 1, 1]}, {"alphahull": 0, "color": "#19D3F3", "flatshading": true, "hovertemplate": "%{hovertext}<extra></extra>", "hovertext": ["<b>ID:</b> S5<br><b>Position:</b> (1.0, 70, 0)<br><b>Size:</b> 2x2x1<br><b>Value:</b> 35<br><b>Weight:</b> 4<br><b>Is_Fragile:</b> False<br><b>ETA:</b> 5", "<b>ID:</b> S5<br><b>Position:</b> (1.0, 70, 0)<br><b>Size:</b> 2x2x1<br><b>Value:</b> 35<br><b>Weight:</b> 4<br><b>Is_Fragile:</b> False<br><b>ETA:</b> 5", "<b>ID:</b> S5<br><b>Position:</b> (1.0, 70, 0)<br><b>Size:</b> 2x2x1<br><b>Value:</b> 35<br><b>Weight:</b> 4<br><b>Is_Fragile:</b> False<br><b>ETA:</b> 5", "<b>ID:</b> S5<br><b>Position:</b> (1.0, 70, 0)<br><b>Size:</b> 2x2x1<br><b>Value:</b> 35<br><b>Weight:</b> 4<br><b>Is_Fragile:</b> False<br><b>ETA:</b> 5", "<b>ID:</b> S5<br><b>Position:</b> (1.0, 70, 0)<br><b>Size:</b> 2x2x1<br><b>Value:</b> 35<br><b>Weight:</b> 4<br><b>Is_Fragile:</b> False<br><b>ETA:</b> 5", "<b>ID:</b> S5<br><b>Position:</b> (1.0, 70, 0)<br><b>Size:</b> 2x2x1<br><b>Value:</b> 35<br><b>Weight:</b> 4<br><b>Is_Fragile:</b> False<br><b>ETA:</b> 5", "<b>ID:</b> S5<br><b>Position:</b> (1.0, 70, 0)<br><b>Size:</b> 2x2x1<br><b>Value:</b> 35<br><b>Weight:</b> 4<br><b>Is_Fragile:</b> False<br><b>ETA:</b> 5", "<b>ID:</b> S5<br><b>Position:</b> (1.0, 70, 0)<br><b>Size:</b> 2x2x1<br><b>Value:</b> 35<br><b>Weight:</b> 4<br><b>Is_Fragile:</b> False<br><b>ETA:</b> 5"], "name": "Package S5", "opacity": 1, "showlegend": false, "type": "mesh3d", "x": [13, 15, 15, 13, 13, 15, 15, 13], "y": [71, 71, 73, 73, 71, 71, 73, 73], "z": [0, 0, 0, 0, 1, 1, 1, 1]}, {"line": {"color": "black", "dash": "dashdot", "width": 3}, "mode": "lines", "name": "Unassigned Area", "showlegend": false, "type": "scatter3d", "x": [12, 20, 20, 12, 12], "y": [1, 1, 74, 74, 1], "z": [0, 0, 0, 0, 0]}], "layout": {"margin": {"b": 0, "l": 0, "pad": 0, "r": 0, "t": 0}, "scene": {"aspectmode": "data", "xaxis": {"showbackground": false, "showgrid": false, "showticklabels": false, "ticks": "", "title": {"text": ""}, "zeroline": false}, "yaxis": {"showbackground": false, "showgrid": false, "showticklabels": false, "ticks": "", "title": {"text": ""}, "zeroline": false}, "zaxis": {"showbackground": false, "showgrid": false, "showticklabels": false, "ticks": "", "title": {"text": ""}, "zeroline": false}}}}
